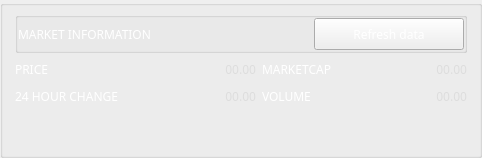
          <widget class="QGroupBox" name="ov_marketBox">
           <property name="sizePolicy">
            <sizepolicy hsizetype="Expanding" vsizetype="Expanding">
             <horstretch>0</horstretch>
             <verstretch>0</verstretch>
            </sizepolicy>
           </property>
           <property name="maximumSize">
            <size>
             <width>16777215</width>
             <height>16777215</height>
            </size>
           </property>
           <property name="styleSheet">
            <string notr="true">color: #fff;</string>
           </property>
           <property name="title">
            <string/>
           </property>
           <property name="alignment">
            <set>Qt::AlignLeading|Qt::AlignLeft|Qt::AlignVCenter</set>
           </property>
           <layout class="QGridLayout" name="gridLayout_14">
            <property name="leftMargin">
             <number>12</number>
            </property>
            <property name="topMargin">
             <number>6</number>
            </property>
            <property name="rightMargin">
             <number>12</number>
            </property>
            <property name="bottomMargin">
             <number>6</number>
            </property>
            <property name="spacing">
             <number>6</number>
            </property>
            <item row="4" column="0">
             <widget class="QLabel" name="label_11">
              <property name="sizePolicy">
               <sizepolicy hsizetype="Preferred" vsizetype="Preferred">
                <horstretch>0</horstretch>
                <verstretch>0</verstretch>
               </sizepolicy>
              </property>
              <property name="minimumSize">
               <size>
                <width>0</width>
                <height>21</height>
               </size>
              </property>
              <property name="maximumSize">
               <size>
                <width>16777215</width>
                <height>21</height>
               </size>
              </property>
              <property name="font">
               <font>
                <family>Poppins</family>
               </font>
              </property>
              <property name="styleSheet">
               <string notr="true"/>
              </property>
              <property name="text">
               <string>24 HOUR CHANGE</string>
              </property>
             </widget>
            </item>
            <item row="4" column="2">
             <widget class="QLabel" name="label_7">
              <property name="sizePolicy">
               <sizepolicy hsizetype="Preferred" vsizetype="Preferred">
                <horstretch>0</horstretch>
                <verstretch>0</verstretch>
               </sizepolicy>
              </property>
              <property name="minimumSize">
               <size>
                <width>0</width>
                <height>21</height>
               </size>
              </property>
              <property name="maximumSize">
               <size>
                <width>16777215</width>
                <height>21</height>
               </size>
              </property>
              <property name="font">
               <font>
                <family>Poppins</family>
               </font>
              </property>
              <property name="styleSheet">
               <string notr="true"/>
              </property>
              <property name="text">
               <string>VOLUME</string>
              </property>
             </widget>
            </item>
            <item row="3" column="0">
             <widget class="QLabel" name="label_12">
              <property name="sizePolicy">
               <sizepolicy hsizetype="Preferred" vsizetype="Preferred">
                <horstretch>0</horstretch>
                <verstretch>0</verstretch>
               </sizepolicy>
              </property>
              <property name="minimumSize">
               <size>
                <width>0</width>
                <height>21</height>
               </size>
              </property>
              <property name="maximumSize">
               <size>
                <width>16777215</width>
                <height>21</height>
               </size>
              </property>
              <property name="font">
               <font>
                <family>Poppins</family>
               </font>
              </property>
              <property name="styleSheet">
               <string notr="true"/>
              </property>
              <property name="text">
               <string>PRICE</string>
              </property>
             </widget>
            </item>
            <item row="6" column="0" colspan="4">
             <widget class="QLabel" name="m_dataSource">
              <property name="maximumSize">
               <size>
                <width>16777215</width>
                <height>30</height>
               </size>
              </property>
              <property name="font">
               <font>
                <family>Poppins</family>
               </font>
              </property>
              <property name="styleSheet">
               <string notr="true">border:none;</string>
              </property>
              <property name="text">
               <string notr="true"/>
              </property>
             </widget>
            </item>
            <item row="3" column="1">
             <widget class="QLabel" name="m_ccx">
              <property name="sizePolicy">
               <sizepolicy hsizetype="Expanding" vsizetype="Preferred">
                <horstretch>0</horstretch>
                <verstretch>0</verstretch>
               </sizepolicy>
              </property>
              <property name="minimumSize">
               <size>
                <width>0</width>
                <height>21</height>
               </size>
              </property>
              <property name="maximumSize">
               <size>
                <width>16777215</width>
                <height>21</height>
               </size>
              </property>
              <property name="font">
               <font>
                <family>Poppins</family>
               </font>
              </property>
              <property name="styleSheet">
               <string notr="true">color: #ddd;</string>
              </property>
              <property name="text">
               <string notr="true">00.00</string>
              </property>
              <property name="alignment">
               <set>Qt::AlignRight|Qt::AlignTrailing|Qt::AlignVCenter</set>
              </property>
             </widget>
            </item>
            <item row="3" column="2">
             <widget class="QLabel" name="label_9">
              <property name="sizePolicy">
               <sizepolicy hsizetype="Preferred" vsizetype="Preferred">
                <horstretch>0</horstretch>
                <verstretch>0</verstretch>
               </sizepolicy>
              </property>
              <property name="minimumSize">
               <size>
                <width>0</width>
                <height>21</height>
               </size>
              </property>
              <property name="maximumSize">
               <size>
                <width>16777215</width>
                <height>21</height>
               </size>
              </property>
              <property name="font">
               <font>
                <family>Poppins</family>
               </font>
              </property>
              <property name="styleSheet">
               <string notr="true"/>
              </property>
              <property name="text">
               <string>MARKETCAP</string>
              </property>
             </widget>
            </item>
            <item row="4" column="1">
             <widget class="QLabel" name="m_24hChange">
              <property name="sizePolicy">
               <sizepolicy hsizetype="Expanding" vsizetype="Preferred">
                <horstretch>0</horstretch>
                <verstretch>0</verstretch>
               </sizepolicy>
              </property>
              <property name="minimumSize">
               <size>
                <width>0</width>
                <height>21</height>
               </size>
              </property>
              <property name="maximumSize">
               <size>
                <width>16777215</width>
                <height>21</height>
               </size>
              </property>
              <property name="font">
               <font>
                <family>Poppins</family>
               </font>
              </property>
              <property name="styleSheet">
               <string notr="true">color: #ddd;</string>
              </property>
              <property name="text">
               <string notr="true">00.00</string>
              </property>
              <property name="alignment">
               <set>Qt::AlignRight|Qt::AlignTrailing|Qt::AlignVCenter</set>
              </property>
             </widget>
            </item>
            <item row="3" column="3">
             <widget class="QLabel" name="m_marketCap">
              <property name="sizePolicy">
               <sizepolicy hsizetype="Expanding" vsizetype="Preferred">
                <horstretch>0</horstretch>
                <verstretch>0</verstretch>
               </sizepolicy>
              </property>
              <property name="minimumSize">
               <size>
                <width>0</width>
                <height>21</height>
               </size>
              </property>
              <property name="maximumSize">
               <size>
                <width>16777215</width>
                <height>21</height>
               </size>
              </property>
              <property name="font">
               <font>
                <family>Poppins</family>
               </font>
              </property>
              <property name="styleSheet">
               <string notr="true">color: #ddd;</string>
              </property>
              <property name="text">
               <string notr="true">00.00</string>
              </property>
              <property name="alignment">
               <set>Qt::AlignRight|Qt::AlignTrailing|Qt::AlignVCenter</set>
              </property>
             </widget>
            </item>
            <item row="4" column="3">
             <widget class="QLabel" name="m_volume">
              <property name="sizePolicy">
               <sizepolicy hsizetype="Expanding" vsizetype="Preferred">
                <horstretch>0</horstretch>
                <verstretch>0</verstretch>
               </sizepolicy>
              </property>
              <property name="minimumSize">
               <size>
                <width>0</width>
                <height>21</height>
               </size>
              </property>
              <property name="maximumSize">
               <size>
                <width>16777215</width>
                <height>21</height>
               </size>
              </property>
              <property name="font">
               <font>
                <family>Poppins</family>
               </font>
              </property>
              <property name="styleSheet">
               <string notr="true">color: #ddd;</string>
              </property>
              <property name="text">
               <string notr="true">00.00</string>
              </property>
              <property name="alignment">
               <set>Qt::AlignRight|Qt::AlignTrailing|Qt::AlignVCenter</set>
              </property>
             </widget>
            </item>
            <item row="0" column="0" colspan="4">
             <widget class="QGroupBox" name="ov_title_horizontalGroupBox">
              <property name="alignment">
               <set>Qt::AlignRight|Qt::AlignTrailing|Qt::AlignVCenter</set>
              </property>
              <layout class="QHBoxLayout" name="horizontalLayout_13">
               <property name="spacing">
                <number>6</number>
               </property>
               <property name="leftMargin">
                <number>0</number>
               </property>
               <property name="topMargin">
                <number>0</number>
               </property>
               <property name="rightMargin">
                <number>0</number>
               </property>
               <property name="bottomMargin">
                <number>0</number>
               </property>
               <item>
                <widget class="QLabel" name="title_marketInformation">
                 <property name="minimumSize">
                  <size>
                   <width>250</width>
                   <height>32</height>
                  </size>
                 </property>
                 <property name="maximumSize">
                  <size>
                   <width>300</width>
                   <height>32</height>
                  </size>
                 </property>
                 <property name="font">
                  <font>
                   <family>Poppins</family>
                  </font>
                 </property>
                 <property name="styleSheet">
                  <string notr="true"/>
                 </property>
                 <property name="text">
                  <string>MARKET INFORMATION</string>
                 </property>
                </widget>
               </item>
               <item>
                <spacer name="horizontalSpacer_13">
                 <property name="orientation">
                  <enum>Qt::Horizontal</enum>
                 </property>
                 <property name="sizeHint" stdset="0">
                  <size>
                   <width>40</width>
                   <height>20</height>
                  </size>
                 </property>
                </spacer>
               </item>
               <item>
                <widget class="QPushButton" name="b1_refreshData">
                 <property name="minimumSize">
                  <size>
                   <width>150</width>
                   <height>32</height>
                  </size>
                 </property>
                 <property name="maximumSize">
                  <size>
                   <width>150</width>
                   <height>32</height>
                  </size>
                 </property>
                 <property name="font">
                  <font>
                   <family>Poppins</family>
                  </font>
                 </property>
                 <property name="text">
                  <string>Refresh data</string>
                 </property>
                </widget>
               </item>
              </layout>
             </widget>
            </item>
            <item row="5" column="0" colspan="4">
             <widget class="QGroupBox" name="m_chartContainer">
              <property name="sizePolicy">
               <sizepolicy hsizetype="Expanding" vsizetype="Expanding">
                <horstretch>0</horstretch>
                <verstretch>0</verstretch>
               </sizepolicy>
              </property>
              <property name="styleSheet">
               <string notr="true">border:none;</string>
              </property>
              <layout class="QVBoxLayout" name="verticalLayout_9">
               <property name="spacing">
                <number>0</number>
               </property>
               <property name="leftMargin">
                <number>0</number>
               </property>
               <property name="topMargin">
                <number>0</number>
               </property>
               <property name="rightMargin">
                <number>0</number>
               </property>
               <property name="bottomMargin">
                <number>0</number>
               </property>
              </layout>
             </widget>
            </item>
           </layout>
          </widget>
